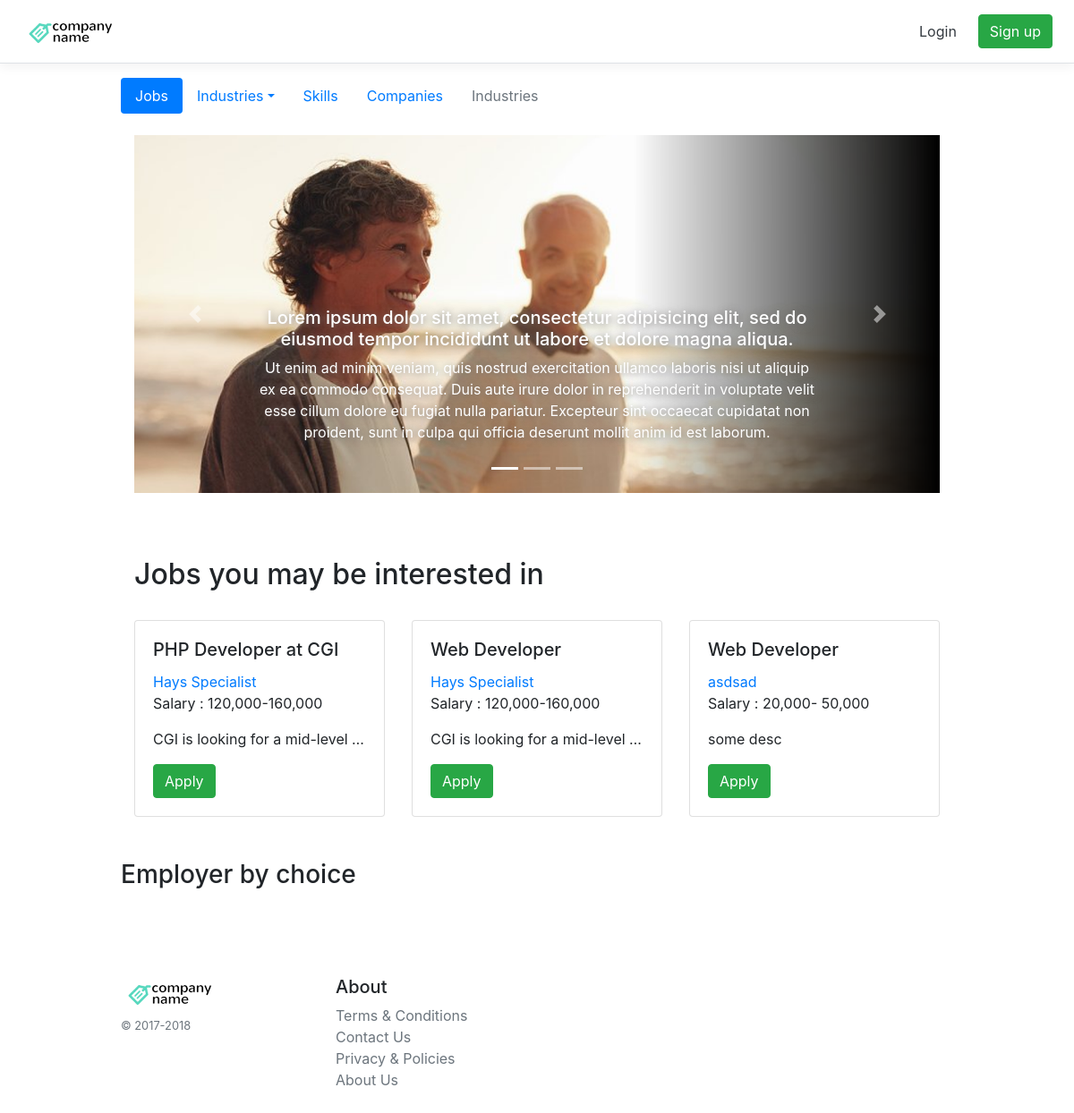
The page / on the database its author committed.
### tables this page shows
CREATE TABLE `slider` (
  `id` int(11) NOT NULL,
  `title` varchar(255) NOT NULL,
  `description` varchar(500) NOT NULL,
  `photoid` int(11) NOT NULL,
  `dateadded` timestamp NOT NULL DEFAULT CURRENT_TIMESTAMP
);

CREATE TABLE `photo` (
  `id` int(11) NOT NULL,
  `filename` varchar(255) NOT NULL,
  `active` int(11) NOT NULL DEFAULT '1',
  `dateadded` timestamp NOT NULL DEFAULT CURRENT_TIMESTAMP
);

CREATE TABLE `job` (
  `id` int(11) NOT NULL,
  `companyid` int(11) NOT NULL,
  `description` longtext NOT NULL,
  `userid` int(11) NOT NULL,
  `processing_time` varchar(255) NOT NULL,
  `salary` varchar(255) NOT NULL,
  `min_experience` varchar(255) NOT NULL,
  `expire_date` date NOT NULL,
  `status` int(11) NOT NULL DEFAULT '0',
  `industryid` int(11) NOT NULL,
  `title` varchar(255) NOT NULL,
  `otherdesc` longtext NOT NULL,
  `desclist` longtext NOT NULL,
  `date_added` timestamp NOT NULL DEFAULT CURRENT_TIMESTAMP
);

CREATE TABLE `company` (
  `id` int(11) NOT NULL,
  `name` varchar(255) NOT NULL,
  `address` varchar(255) NOT NULL,
  `overview` varchar(1000) NOT NULL,
  `banner` varchar(255) DEFAULT NULL,
  `industry` varchar(255) NOT NULL,
  `social_ids` varchar(255) NOT NULL,
  `size` varchar(255) NOT NULL,
  `telephone` varchar(255) NOT NULL,
  `email` varchar(255) NOT NULL,
  `photo` varchar(255) DEFAULT NULL,
  `userid` int(11) NOT NULL,
  `mobile` int(11) NOT NULL,
  `completed` int(11) NOT NULL DEFAULT '0',
  `approved` int(11) NOT NULL DEFAULT '0'
);

### model.php (called while the page is built, shortened)
<?php
class Model {
	protected $db;
	public function __construct(){
		include_once "config.php";
		$this->db = $db;
	}
	public function getAllSlider(){
		return $this->db->query("
			SELECT t1.*, t2.filename FROM slider t1
			LEFT JOIN photo t2 on t1.photoid = t2.id
			where t1.title !=''
			")->fetchAll(PDO::FETCH_ASSOC);
	}
	public function getFeaturedJobs(){
		return $this->db->query("
				SELECT t1.id,t1.title,t1.salary,t1.description,t2.name as 'company'
				FROM job t1
				LEFT JOIN company t2 ON t1.userid = t2.userid
				ORDER BY t1.date_added ASC
				LIMIT 3
			")->fetchAll(PDO::FETCH_ASSOC);
	}
}

### index.php (the view, shortened to what this page needs)
<?php include_once "model.php"; ?>
<?php $model = new Model();
  $featuredJobs = $model->getFeaturedJobs();
  $sliders = $model->getAllSlider();
?>
<?php include_once "header.php"; ?>
    <div class="container idx">
        <main role="main">
          <ul class="nav nav-pills">
            <li class="nav-item">
              <a class="nav-link active" href="#">Jobs</a>
            </li>
            <li class="nav-item dropdown">
              <a class="nav-link dropdown-toggle" data-toggle="dropdown" href="#" role="button" aria-haspopup="true" aria-expanded="false">Industries</a>
            </li>
            <li class="nav-item">
              <a class="nav-link" href="#">Skills</a>
            </li>
             <li class="nav-item">
              <a class="nav-link" href="#">Companies</a>
            </li>
            <li class="nav-item">
              <a class="nav-link disabled" href="#">Industries</a>
            </li>
          </ul>
          <br/>
          <div class="container-fluid">
              <div class="row">
                <div class="col">
                  <div id="carouselExampleIndicators" class="carousel slide" data-ride="carousel">
                  <ol class="carousel-indicators">
                    <?php foreach ($sliders as $key => $value): ?>
                      <li data-target="#carouselExampleIndicators" data-slide-to="<?= $idx; ?>" class="<?= ($key==0) ? 'active' : '';?>"></li>
                    <?php endforeach ?>
                  </ol>
                  <div class="carousel-inner">
                    <?php foreach ($sliders as $key => $slide): ?>
                      <div style="background-image: url(./uploads/photos/<?= $slide['filename'];?>);background-size:cover;" class="carousel-item <?= ($key==0) ? 'active' : '';?>">
                         <div class="carousel-caption d-none d-md-block">
                          <h5><?= $slide['title'];?></h5>
                          <p><?= $slide['description'];?></p>
                        </div>
                      </div>
                    <?php endforeach ?>
                  </div>
                  <a class="carousel-control-prev" href="#carouselExampleIndicators" role="button" data-slide="prev">
                    <span class="carousel-control-prev-icon" aria-hidden="true"></span>
                  </a>
                  <a class="carousel-control-next" href="#carouselExampleIndicators" role="button" data-slide="next">
                    <span class="carousel-control-next-icon" aria-hidden="true"></span>
                  </a>
                </div>
                </div>
              </div>
          </div>
          <div class=" bansner">
              <br>
              <br>
             <div class="container search">
                <br/>
                <h2 class="display-7">Jobs you may be interested in</h2>
                <br/>
                <div class="row">
                  <?php foreach($featuredJobs as $idx => $job): ?>
                  <div class="col-sm-4">
                    <div class="card">
                      <div class="card-body">
                        <h5 class="card-title"><?= $job['title']; ?></h5>
                        <a href=""><?= $job['company']; ?></a>
                        <p class="card-text">Salary : <?= $job['salary']; ?></p>
                        <p class="card-text desc"><?= $job['description']; ?></p>
                        <a href="viewjob.php?id=<?= $job['id']; ?>" class="btn btn-success">Apply</a>
                      </div>
                    </div>
                  </div>
                 <?php endforeach; ?>
                </div>
              </div>
          </div>
          <br/>
          <br/>
          <h3 class="display-6">Employer by choice</h3>
        </main>
        <footer class="pt-4 my-md-5 pt-md-5">
          <div class="row">
            <div class="col-3">
              <img class="mb-2" src="img/logo.png" alt="" >
              <small class="d-block mb-3 text-muted">&copy; 2017-2018</small>
            </div>
            <div class="col-8">
              <h5>About</h5>
              <ul class="list-unstyled text-small">
                <li><a class="text-muted" data-toggle="modal" data-target="#termsModal" href="#">Terms & Conditions</a></li>
                <li><a data-toggle="modal" data-target="#contactModal" class="text-muted" href="#">Contact Us</a></li>
                <li><a data-toggle="modal" data-target="#privacyModal" class="text-muted" href="#">Privacy & Policies</a></li>
                <li><a data-toggle="modal" data-target="#aboutModal" class="text-muted" href="#">About Us</a></li>
              </ul>
            </div>
          </div>
        </footer>
    </div>
  </body>
</html>

### css/default.css (style rules this page uses)
html { font-size: 14px; }
@media (min-width: 768px) { html { font-size: 16px; } }
.container { max-width: 960px; }

### index.php (style rules this page uses)
.carousel-item { height: 400px; }
.carousel-inner { background: black; }
.carousel h5, .carousel p { text-shadow: 1px 1px 10px #6b6969; }
.desc { white-space: nowrap; overflow: hidden; text-overflow: ellipsis; }

### rows shown on the page
slider: photoid.filename (picture), title "Lorem ipsum dolor sit amet, consectetur adipisicing elit, sed do eiusmod tempor incididunt ut labore et dolore magna aliqua.", description "Ut enim ad minim veniam, quis nostrud exercitation ullamco laboris nisi ut aliquip ex ea commodo consequat. Duis aute irure dolor in reprehenderit in voluptate velit esse cillum dolore eu fugiat nulla pariatur. Excepteur sint occaecat cupidatat non proident, sunt in culpa qui officia deserunt mollit anim id est laborum."
job: title "PHP Developer at CGI", company.name "Hays Specialist", salary "120,000-160,000", description "CGI is looking for a mid-level…"
job: title "Web Developer", company.name "Hays Specialist", salary "120,000-160,000", description "CGI is looking for a mid-level…"
job: title "Web Developer", company.name "asdsad", salary "20,000- 50,000", description "some desc"
